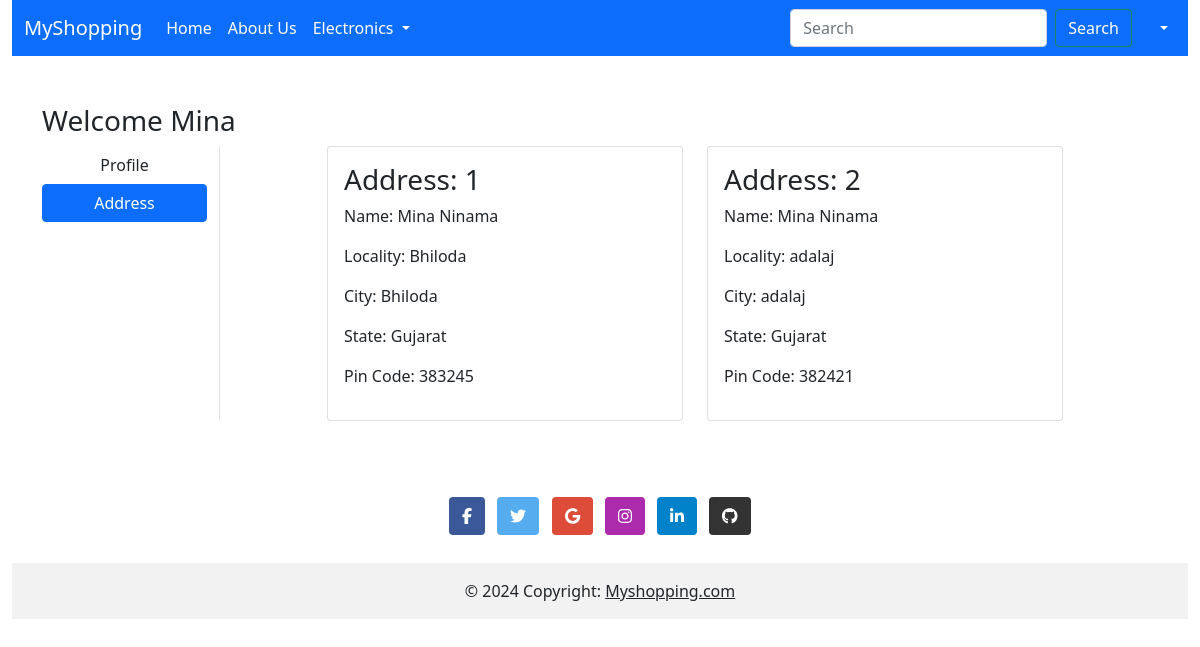
The app's page /address/ (signed in) with its own data.
### myapp/models.py (models this page shows, shortened)
class Customer(models.Model):
    user=models.ForeignKey(User,on_delete=models.CASCADE)
    name=models.CharField(max_length=200)
    locality=models.CharField(max_length=200)
    city=models.CharField(max_length=200)
    zipcode=models.IntegerField()
    state=models.CharField(choices=STATE_CHOICES,max_length=50)

### myapp/views.py (the view)
# urls.py: path('address/',views.Address,name='addresspage'),
def Address(request):
    my_address=Customer.objects.filter(user=request.user)
    return render(request,'myapp/address.html',{'address':my_address,'active':'btn-primary'})

### myapp/templates/myapp/address.html (shortened to what this page needs)
{% extends 'myapp/base.html' %}
{% load static %}
{% block content %}
<div class="container my-5">
   <div class="row">
    <h3>Welcome <span class="text-capitalize">{{request.user}}</span> </h3>
    <div class="col-sm-2 border-end">
     <ul class="list-unstyled">
      <li class="d-grid"><a href="{% url 'profile' %}" class="btn">Profile</a></li>
      <li class="d-grid"><a href="{% url 'addresspage' %}" class="btn {{active}}">Address</a></li>
     </ul>
    </div>
    <div class="col-sm-8 offset-sm-1">
        <div class="row">
            {% for ad in address %}
             <div class="col-sm-6">
             <div class="card">
              <div class="card-body">
               <h3>Address: {{ forloop.counter }}</h3>
               <p>Name: {{ad.name}}</p>
               <p>Locality: {{ad.locality}}</p>
               <p>City: {{ad.city}}</p>
               <p>State: {{ad.state}}</p>
               <p>Pin Code: {{ad.zipcode}}</p>
              </div>
             </div>
            </div>
            {% endfor %}
        </div>
    </div>
   </div>
  </div>
{% endblock content %}

### records on screen
Customer: name "Mina Ninama", locality "Bhiloda", city "Bhiloda", state "Gujarat", zipcode "383245"
Customer: name "Mina Ninama", locality "adalaj", city "adalaj", state "Gujarat", zipcode "382421"

### other values on screen
{{ request.user }} "Mina"
